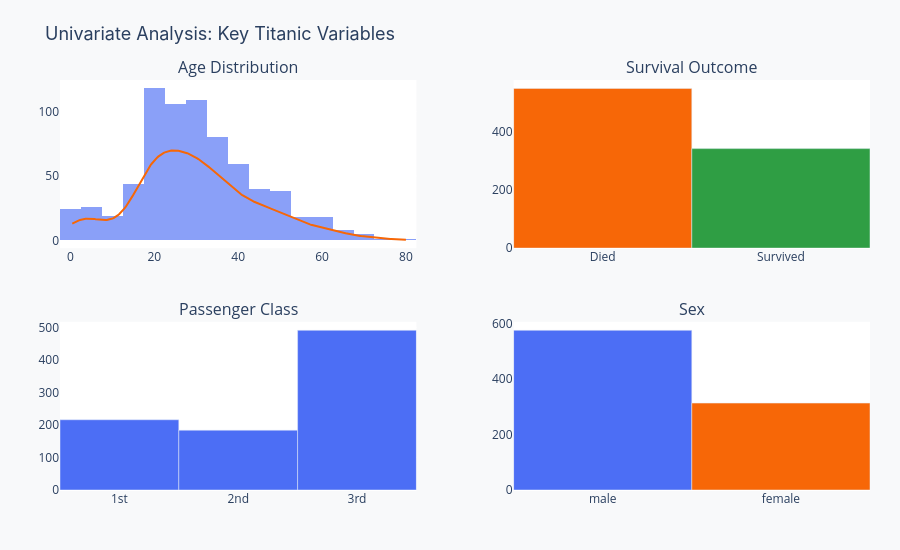

Notebook cell for this chart:
### Markdown cell above
---
## Step 4: Univariate Analysis

We examine each key variable individually before looking at relationships.

### Code cell
age = titanic["age"].dropna()
survived_counts = titanic["survived"].value_counts().sort_index()
pclass_counts = titanic["pclass"].value_counts().sort_index()
sex_counts = titanic["sex"].value_counts()

fig = make_subplots(
    rows=2, cols=2,
    subplot_titles=["Age Distribution", "Survival Outcome", "Passenger Class", "Sex"],
    vertical_spacing=0.18,
    horizontal_spacing=0.12,
)

kde_x = np.linspace(age.min(), age.max(), 300)
kde_y = stats.gaussian_kde(age)(kde_x)
kde_scale = len(age) * (age.max() - age.min()) / 25

fig.add_trace(go.Histogram(x=age, nbinsx=25, marker_color=PALETTE["primary"], opacity=0.65, name="Age", showlegend=False), row=1, col=1)
fig.add_trace(go.Scatter(x=kde_x, y=kde_y * kde_scale, mode="lines", line=dict(color=PALETTE["secondary"], width=2), name="KDE", showlegend=False), row=1, col=1)
fig.add_trace(go.Bar(x=["Died", "Survived"], y=survived_counts.values, marker_color=[PALETTE["secondary"], PALETTE["accent"]], showlegend=False), row=1, col=2)
fig.add_trace(go.Bar(x=["1st", "2nd", "3rd"], y=pclass_counts.values, marker_color=PALETTE["primary"], showlegend=False), row=2, col=1)
fig.add_trace(go.Bar(x=sex_counts.index.tolist(), y=sex_counts.values, marker_color=[PALETTE["primary"], PALETTE["secondary"]], showlegend=False), row=2, col=2)

fig.update_layout(
    title=dict(text="Univariate Analysis: Key Titanic Variables", font=dict(size=FONT["size_title"], family=FONT["family"])),
    paper_bgcolor=PALETTE["background"],
    plot_bgcolor=PALETTE["surface"],
    height=550,
    showlegend=False,
    margin=dict(l=60, r=30, t=80, b=60),
)
fig.show()

### Figure 1 — Plotly figure (JSON) as saved in the notebook; plotly's stock layout.template omitted (floating-point values rounded to 4 significant figures; data arrays with more than 128 entries replaced by an {"elided": "..."} marker saying what was removed)
{"data": [{"marker": {"color": "#4C6EF5"}, "name": "Age", "nbinsx": 25, "opacity": 0.65, "showlegend": false, "type": "histogram", "x": {"elided": "714 float values"}, "xaxis": "x", "yaxis": "y"}, {"line": {"color": "#F76707", "width": 2}, "mode": "lines", "name": "KDE", "showlegend": false, "type": "scatter", "x": {"elided": "300 float values"}, "xaxis": "x", "y": {"elided": "300 float values"}, "yaxis": "y"}, {"marker": {"color": ["#F76707", "#2F9E44"]}, "showlegend": false, "type": "bar", "x": ["Died", "Survived"], "xaxis": "x2", "y": [549, 342], "yaxis": "y2"}, {"marker": {"color": "#4C6EF5"}, "showlegend": false, "type": "bar", "x": ["1st", "2nd", "3rd"], "xaxis": "x3", "y": [216, 184, 491], "yaxis": "y3"}, {"marker": {"color": ["#4C6EF5", "#F76707"]}, "showlegend": false, "type": "bar", "x": ["male", "female"], "xaxis": "x4", "y": [577, 314], "yaxis": "y4"}], "layout": {"annotations": [{"font": {"size": 16}, "showarrow": false, "text": "Age Distribution", "x": 0.22, "xanchor": "center", "xref": "paper", "y": 1, "yanchor": "bottom", "yref": "paper"}, {"font": {"size": 16}, "showarrow": false, "text": "Survival Outcome", "x": 0.78, "xanchor": "center", "xref": "paper", "y": 1, "yanchor": "bottom", "yref": "paper"}, {"font": {"size": 16}, "showarrow": false, "text": "Passenger Class", "x": 0.22, "xanchor": "center", "xref": "paper", "y": 0.41, "yanchor": "bottom", "yref": "paper"}, {"font": {"size": 16}, "showarrow": false, "text": "Sex", "x": 0.78, "xanchor": "center", "xref": "paper", "y": 0.41, "yanchor": "bottom", "yref": "paper"}], "height": 550, "margin": {"b": 60, "l": 60, "r": 30, "t": 80}, "paper_bgcolor": "#F8F9FA", "plot_bgcolor": "#FFFFFF", "showlegend": false, "title": {"font": {"family": "Inter, Arial, sans-serif", "size": 18}, "text": "Univariate Analysis: Key Titanic Variables"}, "xaxis": {"anchor": "y", "domain": [0, 0.44]}, "xaxis2": {"anchor": "y2", "domain": [0.56, 1]}, "xaxis3": {"anchor": "y3", "domain": [0, 0.44]}, "xaxis4": {"anchor": "y4", "domain": [0.56, 1]}, "yaxis": {"anchor": "x", "domain": [0.59, 1]}, "yaxis2": {"anchor": "x2", "domain": [0.59, 1]}, "yaxis3": {"anchor": "x3", "domain": [0, 0.41]}, "yaxis4": {"anchor": "x4", "domain": [0, 0.41]}}}
